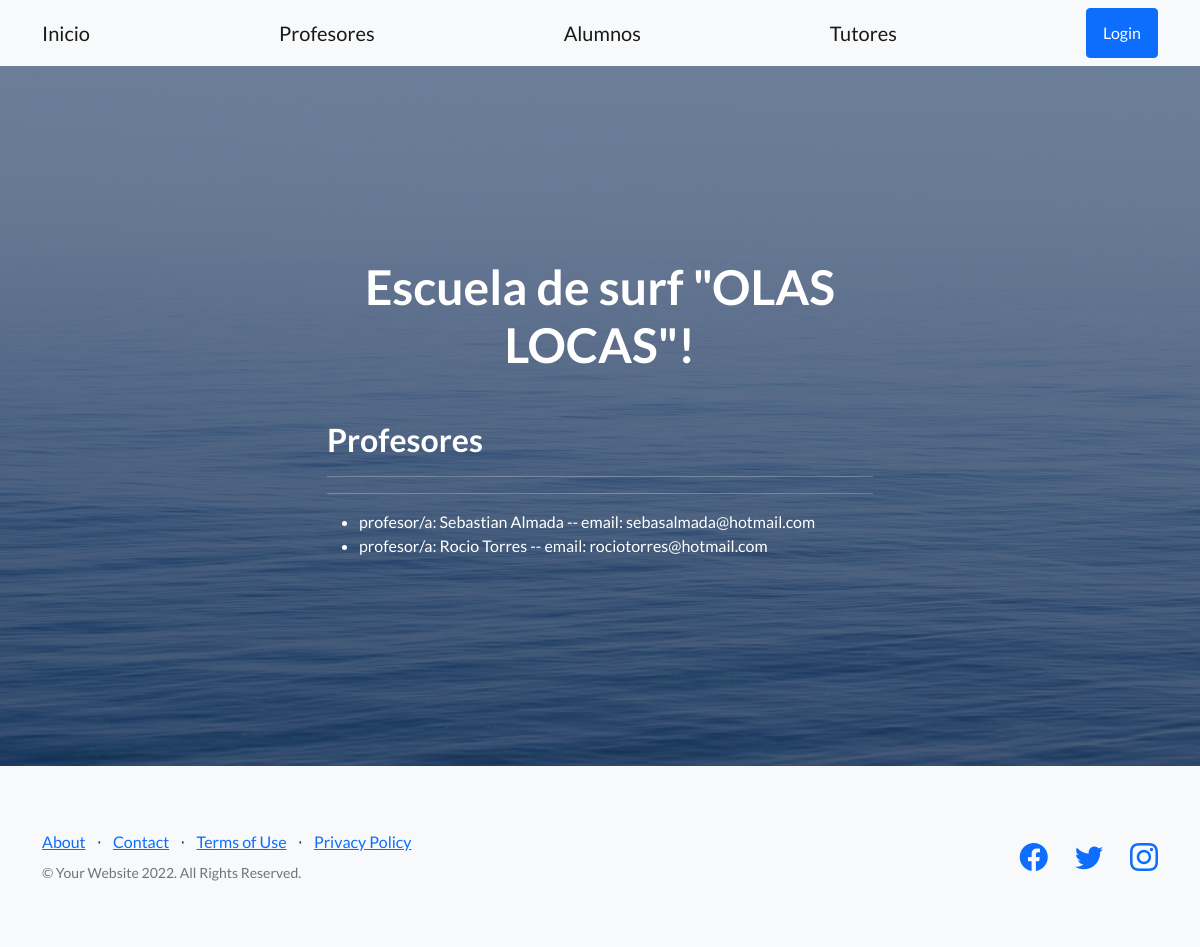
The page /appescueladesurf/profesores/ on the database its author committed.
### appescueladesurf/models.py (models this page shows)
class Profesores(models.Model):
    nombre =models.CharField(max_length =40)
    apellido =models.CharField(max_length =40)
    email =models.EmailField()

### appescueladesurf/views.py (the view)
# urls.py: path('profesores/',views.profesores, name='Profesores'),
def profesores(request):
    profesores = Profesores.objects.all
    context_dict = {
        'profesores': profesores
    }
    return render(
        request=request,
        context=context_dict,
        template_name="appescueladesurf/profesores.html"
    )

### appescueladesurf/templates/appescueladesurf/profesores.html
{% extends "appescueladesurf/padre.html" %}
{% load static %}
{% block contenidoQueCambia %}
<h2>Profesores</h2>
<hr><hr>
<ul>
    {% for profesores in profesores %}
        <li>
            profesor/a: {{profesores.nombre}} {{profesores.apellido}}
                -- email: {{profesores.email}}
        </li>
    {% endfor %}
</ul>
{% endblock %}

### rows shown on the page
Profesores: nombre "Sebastian", apellido "Almada", email "sebasalmada@hotmail.com"
Profesores: nombre "Rocio", apellido "Torres", email "rociotorres@hotmail.com"
